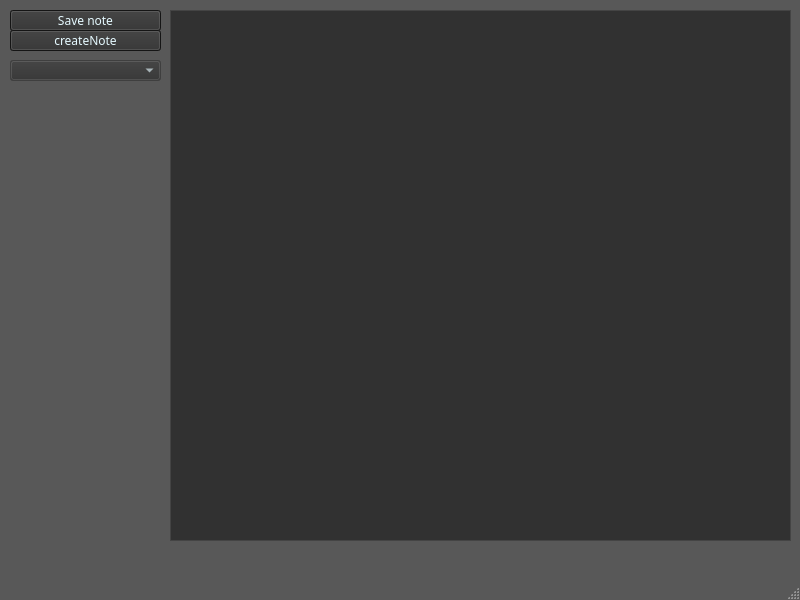
<?xml version="1.0" encoding="UTF-8"?>
<ui version="4.0">
 <class>MainWindow</class>
 <widget class="QMainWindow" name="MainWindow">
  <property name="geometry">
   <rect>
    <x>0</x>
    <y>0</y>
    <width>800</width>
    <height>600</height>
   </rect>
  </property>
  <property name="palette">
   <palette>
    <active>
     <colorrole role="Base">
      <brush brushstyle="SolidPattern">
       <color alpha="255">
        <red>252</red>
        <green>252</green>
        <blue>252</blue>
       </color>
      </brush>
     </colorrole>
     <colorrole role="Window">
      <brush brushstyle="SolidPattern">
       <color alpha="255">
        <red>88</red>
        <green>88</green>
        <blue>88</blue>
       </color>
      </brush>
     </colorrole>
    </active>
    <inactive>
     <colorrole role="Base">
      <brush brushstyle="SolidPattern">
       <color alpha="255">
        <red>252</red>
        <green>252</green>
        <blue>252</blue>
       </color>
      </brush>
     </colorrole>
     <colorrole role="Window">
      <brush brushstyle="SolidPattern">
       <color alpha="255">
        <red>88</red>
        <green>88</green>
        <blue>88</blue>
       </color>
      </brush>
     </colorrole>
    </inactive>
    <disabled>
     <colorrole role="Base">
      <brush brushstyle="SolidPattern">
       <color alpha="255">
        <red>88</red>
        <green>88</green>
        <blue>88</blue>
       </color>
      </brush>
     </colorrole>
     <colorrole role="Window">
      <brush brushstyle="SolidPattern">
       <color alpha="255">
        <red>88</red>
        <green>88</green>
        <blue>88</blue>
       </color>
      </brush>
     </colorrole>
    </disabled>
   </palette>
  </property>
  <property name="windowTitle">
   <string>MainWindow</string>
  </property>
  <widget class="QWidget" name="centralwidget">
   <widget class="QTextEdit" name="Entry_Field">
    <property name="geometry">
     <rect>
      <x>170</x>
      <y>10</y>
      <width>621</width>
      <height>531</height>
     </rect>
    </property>
    <property name="palette">
     <palette>
      <active>
       <colorrole role="WindowText">
        <brush brushstyle="SolidPattern">
         <color alpha="255">
          <red>255</red>
          <green>255</green>
          <blue>255</blue>
         </color>
        </brush>
       </colorrole>
       <colorrole role="Light">
        <brush brushstyle="SolidPattern">
         <color alpha="255">
          <red>0</red>
          <green>0</green>
          <blue>0</blue>
         </color>
        </brush>
       </colorrole>
       <colorrole role="Text">
        <brush brushstyle="SolidPattern">
         <color alpha="255">
          <red>229</red>
          <green>249</green>
          <blue>255</blue>
         </color>
        </brush>
       </colorrole>
       <colorrole role="Base">
        <brush brushstyle="SolidPattern">
         <color alpha="255">
          <red>49</red>
          <green>49</green>
          <blue>49</blue>
         </color>
        </brush>
       </colorrole>
       <colorrole role="Window">
        <brush brushstyle="SolidPattern">
         <color alpha="255">
          <red>88</red>
          <green>88</green>
          <blue>88</blue>
         </color>
        </brush>
       </colorrole>
       <colorrole role="PlaceholderText">
        <brush brushstyle="SolidPattern">
         <color alpha="128">
          <red>229</red>
          <green>249</green>
          <blue>255</blue>
         </color>
        </brush>
       </colorrole>
      </active>
      <inactive>
       <colorrole role="WindowText">
        <brush brushstyle="SolidPattern">
         <color alpha="255">
          <red>255</red>
          <green>255</green>
          <blue>255</blue>
         </color>
        </brush>
       </colorrole>
       <colorrole role="Light">
        <brush brushstyle="SolidPattern">
         <color alpha="255">
          <red>0</red>
          <green>0</green>
          <blue>0</blue>
         </color>
        </brush>
       </colorrole>
       <colorrole role="Text">
        <brush brushstyle="SolidPattern">
         <color alpha="255">
          <red>229</red>
          <green>249</green>
          <blue>255</blue>
         </color>
        </brush>
       </colorrole>
       <colorrole role="Base">
        <brush brushstyle="SolidPattern">
         <color alpha="255">
          <red>49</red>
          <green>49</green>
          <blue>49</blue>
         </color>
        </brush>
       </colorrole>
       <colorrole role="Window">
        <brush brushstyle="SolidPattern">
         <color alpha="255">
          <red>88</red>
          <green>88</green>
          <blue>88</blue>
         </color>
        </brush>
       </colorrole>
       <colorrole role="PlaceholderText">
        <brush brushstyle="SolidPattern">
         <color alpha="128">
          <red>229</red>
          <green>249</green>
          <blue>255</blue>
         </color>
        </brush>
       </colorrole>
      </inactive>
      <disabled>
       <colorrole role="WindowText">
        <brush brushstyle="SolidPattern">
         <color alpha="255">
          <red>119</red>
          <green>120</green>
          <blue>120</blue>
         </color>
        </brush>
       </colorrole>
       <colorrole role="Light">
        <brush brushstyle="SolidPattern">
         <color alpha="255">
          <red>0</red>
          <green>0</green>
          <blue>0</blue>
         </color>
        </brush>
       </colorrole>
       <colorrole role="Text">
        <brush brushstyle="SolidPattern">
         <color alpha="255">
          <red>119</red>
          <green>120</green>
          <blue>120</blue>
         </color>
        </brush>
       </colorrole>
       <colorrole role="Base">
        <brush brushstyle="SolidPattern">
         <color alpha="255">
          <red>88</red>
          <green>88</green>
          <blue>88</blue>
         </color>
        </brush>
       </colorrole>
       <colorrole role="Window">
        <brush brushstyle="SolidPattern">
         <color alpha="255">
          <red>88</red>
          <green>88</green>
          <blue>88</blue>
         </color>
        </brush>
       </colorrole>
       <colorrole role="PlaceholderText">
        <brush brushstyle="SolidPattern">
         <color alpha="128">
          <red>35</red>
          <green>38</green>
          <blue>39</blue>
         </color>
        </brush>
       </colorrole>
      </disabled>
     </palette>
    </property>
    <property name="font">
     <font>
      <family>Andale Mono</family>
      <pointsize>13</pointsize>
      <weight>50</weight>
      <bold>false</bold>
     </font>
    </property>
    <property name="markdown">
     <string/>
    </property>
    <property name="html">
     <string>&lt;!DOCTYPE HTML PUBLIC &quot;-//W3C//DTD HTML 4.0//EN&quot; &quot;http://www.w3.org/TR/REC-html40/strict.dtd&quot;&gt;
&lt;html&gt;&lt;head&gt;&lt;meta name=&quot;qrichtext&quot; content=&quot;1&quot; /&gt;&lt;style type=&quot;text/css&quot;&gt;
p, li { white-space: pre-wrap; }
&lt;/style&gt;&lt;/head&gt;&lt;body style=&quot; font-family:'Andale Mono'; font-size:13pt; font-weight:400; font-style:normal;&quot;&gt;
&lt;p style=&quot;-qt-paragraph-type:empty; margin-top:0px; margin-bottom:0px; margin-left:0px; margin-right:0px; -qt-block-indent:0; text-indent:0px;&quot;&gt;&lt;br /&gt;&lt;/p&gt;&lt;/body&gt;&lt;/html&gt;</string>
    </property>
   </widget>
   <widget class="QPushButton" name="SaveButton">
    <property name="geometry">
     <rect>
      <x>10</x>
      <y>10</y>
      <width>151</width>
      <height>21</height>
     </rect>
    </property>
    <property name="palette">
     <palette>
      <active>
       <colorrole role="Button">
        <brush brushstyle="SolidPattern">
         <color alpha="255">
          <red>49</red>
          <green>49</green>
          <blue>49</blue>
         </color>
        </brush>
       </colorrole>
       <colorrole role="Text">
        <brush brushstyle="SolidPattern">
         <color alpha="255">
          <red>229</red>
          <green>249</green>
          <blue>255</blue>
         </color>
        </brush>
       </colorrole>
       <colorrole role="ButtonText">
        <brush brushstyle="SolidPattern">
         <color alpha="255">
          <red>229</red>
          <green>249</green>
          <blue>255</blue>
         </color>
        </brush>
       </colorrole>
       <colorrole role="Base">
        <brush brushstyle="SolidPattern">
         <color alpha="255">
          <red>252</red>
          <green>252</green>
          <blue>252</blue>
         </color>
        </brush>
       </colorrole>
       <colorrole role="Window">
        <brush brushstyle="SolidPattern">
         <color alpha="255">
          <red>30</red>
          <green>30</green>
          <blue>30</blue>
         </color>
        </brush>
       </colorrole>
       <colorrole role="PlaceholderText">
        <brush brushstyle="SolidPattern">
         <color alpha="128">
          <red>229</red>
          <green>249</green>
          <blue>255</blue>
         </color>
        </brush>
       </colorrole>
      </active>
      <inactive>
       <colorrole role="Button">
        <brush brushstyle="SolidPattern">
         <color alpha="255">
          <red>49</red>
          <green>49</green>
          <blue>49</blue>
         </color>
        </brush>
       </colorrole>
       <colorrole role="Text">
        <brush brushstyle="SolidPattern">
         <color alpha="255">
          <red>229</red>
          <green>249</green>
          <blue>255</blue>
         </color>
        </brush>
       </colorrole>
       <colorrole role="ButtonText">
        <brush brushstyle="SolidPattern">
         <color alpha="255">
          <red>229</red>
          <green>249</green>
          <blue>255</blue>
         </color>
        </brush>
       </colorrole>
       <colorrole role="Base">
        <brush brushstyle="SolidPattern">
         <color alpha="255">
          <red>252</red>
          <green>252</green>
          <blue>252</blue>
         </color>
        </brush>
       </colorrole>
       <colorrole role="Window">
        <brush brushstyle="SolidPattern">
         <color alpha="255">
          <red>30</red>
          <green>30</green>
          <blue>30</blue>
         </color>
        </brush>
       </colorrole>
       <colorrole role="PlaceholderText">
        <brush brushstyle="SolidPattern">
         <color alpha="128">
          <red>229</red>
          <green>249</green>
          <blue>255</blue>
         </color>
        </brush>
       </colorrole>
      </inactive>
      <disabled>
       <colorrole role="Button">
        <brush brushstyle="SolidPattern">
         <color alpha="255">
          <red>49</red>
          <green>49</green>
          <blue>49</blue>
         </color>
        </brush>
       </colorrole>
       <colorrole role="Text">
        <brush brushstyle="SolidPattern">
         <color alpha="255">
          <red>119</red>
          <green>120</green>
          <blue>120</blue>
         </color>
        </brush>
       </colorrole>
       <colorrole role="ButtonText">
        <brush brushstyle="SolidPattern">
         <color alpha="255">
          <red>119</red>
          <green>120</green>
          <blue>120</blue>
         </color>
        </brush>
       </colorrole>
       <colorrole role="Base">
        <brush brushstyle="SolidPattern">
         <color alpha="255">
          <red>30</red>
          <green>30</green>
          <blue>30</blue>
         </color>
        </brush>
       </colorrole>
       <colorrole role="Window">
        <brush brushstyle="SolidPattern">
         <color alpha="255">
          <red>30</red>
          <green>30</green>
          <blue>30</blue>
         </color>
        </brush>
       </colorrole>
       <colorrole role="PlaceholderText">
        <brush brushstyle="SolidPattern">
         <color alpha="128">
          <red>35</red>
          <green>38</green>
          <blue>39</blue>
         </color>
        </brush>
       </colorrole>
      </disabled>
     </palette>
    </property>
    <property name="font">
     <font>
      <family>WenQuanYi Micro Hei</family>
      <pointsize>9</pointsize>
     </font>
    </property>
    <property name="text">
     <string>Save note</string>
    </property>
   </widget>
   <widget class="QComboBox" name="notesBox">
    <property name="geometry">
     <rect>
      <x>10</x>
      <y>60</y>
      <width>151</width>
      <height>21</height>
     </rect>
    </property>
    <property name="palette">
     <palette>
      <active>
       <colorrole role="Button">
        <brush brushstyle="SolidPattern">
         <color alpha="255">
          <red>49</red>
          <green>49</green>
          <blue>49</blue>
         </color>
        </brush>
       </colorrole>
       <colorrole role="ButtonText">
        <brush brushstyle="SolidPattern">
         <color alpha="255">
          <red>229</red>
          <green>249</green>
          <blue>255</blue>
         </color>
        </brush>
       </colorrole>
       <colorrole role="Base">
        <brush brushstyle="SolidPattern">
         <color alpha="255">
          <red>124</red>
          <green>252</green>
          <blue>26</blue>
         </color>
        </brush>
       </colorrole>
      </active>
      <inactive>
       <colorrole role="Button">
        <brush brushstyle="SolidPattern">
         <color alpha="255">
          <red>49</red>
          <green>49</green>
          <blue>49</blue>
         </color>
        </brush>
       </colorrole>
       <colorrole role="ButtonText">
        <brush brushstyle="SolidPattern">
         <color alpha="255">
          <red>229</red>
          <green>249</green>
          <blue>255</blue>
         </color>
        </brush>
       </colorrole>
       <colorrole role="Base">
        <brush brushstyle="SolidPattern">
         <color alpha="255">
          <red>124</red>
          <green>252</green>
          <blue>26</blue>
         </color>
        </brush>
       </colorrole>
      </inactive>
      <disabled>
       <colorrole role="Button">
        <brush brushstyle="SolidPattern">
         <color alpha="255">
          <red>49</red>
          <green>49</green>
          <blue>49</blue>
         </color>
        </brush>
       </colorrole>
       <colorrole role="ButtonText">
        <brush brushstyle="SolidPattern">
         <color alpha="255">
          <red>119</red>
          <green>120</green>
          <blue>120</blue>
         </color>
        </brush>
       </colorrole>
       <colorrole role="Base">
        <brush brushstyle="SolidPattern">
         <color alpha="255">
          <red>15</red>
          <green>15</green>
          <blue>15</blue>
         </color>
        </brush>
       </colorrole>
      </disabled>
     </palette>
    </property>
   </widget>
   <widget class="QPushButton" name="crateNote">
    <property name="geometry">
     <rect>
      <x>10</x>
      <y>30</y>
      <width>151</width>
      <height>21</height>
     </rect>
    </property>
    <property name="palette">
     <palette>
      <active>
       <colorrole role="Button">
        <brush brushstyle="SolidPattern">
         <color alpha="255">
          <red>49</red>
          <green>49</green>
          <blue>49</blue>
         </color>
        </brush>
       </colorrole>
       <colorrole role="Text">
        <brush brushstyle="SolidPattern">
         <color alpha="255">
          <red>229</red>
          <green>249</green>
          <blue>255</blue>
         </color>
        </brush>
       </colorrole>
       <colorrole role="ButtonText">
        <brush brushstyle="SolidPattern">
         <color alpha="255">
          <red>229</red>
          <green>249</green>
          <blue>255</blue>
         </color>
        </brush>
       </colorrole>
       <colorrole role="Base">
        <brush brushstyle="SolidPattern">
         <color alpha="255">
          <red>252</red>
          <green>252</green>
          <blue>252</blue>
         </color>
        </brush>
       </colorrole>
       <colorrole role="Window">
        <brush brushstyle="SolidPattern">
         <color alpha="255">
          <red>30</red>
          <green>30</green>
          <blue>30</blue>
         </color>
        </brush>
       </colorrole>
       <colorrole role="PlaceholderText">
        <brush brushstyle="SolidPattern">
         <color alpha="128">
          <red>229</red>
          <green>249</green>
          <blue>255</blue>
         </color>
        </brush>
       </colorrole>
      </active>
      <inactive>
       <colorrole role="Button">
        <brush brushstyle="SolidPattern">
         <color alpha="255">
          <red>49</red>
          <green>49</green>
          <blue>49</blue>
         </color>
        </brush>
       </colorrole>
       <colorrole role="Text">
        <brush brushstyle="SolidPattern">
         <color alpha="255">
          <red>229</red>
          <green>249</green>
          <blue>255</blue>
         </color>
        </brush>
       </colorrole>
       <colorrole role="ButtonText">
        <brush brushstyle="SolidPattern">
         <color alpha="255">
          <red>229</red>
          <green>249</green>
          <blue>255</blue>
         </color>
        </brush>
       </colorrole>
       <colorrole role="Base">
        <brush brushstyle="SolidPattern">
         <color alpha="255">
          <red>252</red>
          <green>252</green>
          <blue>252</blue>
         </color>
        </brush>
       </colorrole>
       <colorrole role="Window">
        <brush brushstyle="SolidPattern">
         <color alpha="255">
          <red>30</red>
          <green>30</green>
          <blue>30</blue>
         </color>
        </brush>
       </colorrole>
       <colorrole role="PlaceholderText">
        <brush brushstyle="SolidPattern">
         <color alpha="128">
          <red>229</red>
          <green>249</green>
          <blue>255</blue>
         </color>
        </brush>
       </colorrole>
      </inactive>
      <disabled>
       <colorrole role="Button">
        <brush brushstyle="SolidPattern">
         <color alpha="255">
          <red>49</red>
          <green>49</green>
          <blue>49</blue>
         </color>
        </brush>
       </colorrole>
       <colorrole role="Text">
        <brush brushstyle="SolidPattern">
         <color alpha="255">
          <red>119</red>
          <green>120</green>
          <blue>120</blue>
         </color>
        </brush>
       </colorrole>
       <colorrole role="ButtonText">
        <brush brushstyle="SolidPattern">
         <color alpha="255">
          <red>119</red>
          <green>120</green>
          <blue>120</blue>
         </color>
        </brush>
       </colorrole>
       <colorrole role="Base">
        <brush brushstyle="SolidPattern">
         <color alpha="255">
          <red>30</red>
          <green>30</green>
          <blue>30</blue>
         </color>
        </brush>
       </colorrole>
       <colorrole role="Window">
        <brush brushstyle="SolidPattern">
         <color alpha="255">
          <red>30</red>
          <green>30</green>
          <blue>30</blue>
         </color>
        </brush>
       </colorrole>
       <colorrole role="PlaceholderText">
        <brush brushstyle="SolidPattern">
         <color alpha="128">
          <red>35</red>
          <green>38</green>
          <blue>39</blue>
         </color>
        </brush>
       </colorrole>
      </disabled>
     </palette>
    </property>
    <property name="font">
     <font>
      <family>WenQuanYi Micro Hei</family>
      <pointsize>9</pointsize>
     </font>
    </property>
    <property name="text">
     <string>createNote</string>
    </property>
   </widget>
  </widget>
  <widget class="QMenuBar" name="menubar">
   <property name="geometry">
    <rect>
     <x>0</x>
     <y>0</y>
     <width>800</width>
     <height>20</height>
    </rect>
   </property>
  </widget>
  <widget class="QStatusBar" name="statusbar"/>
 </widget>
 <resources/>
 <connections/>
</ui>
